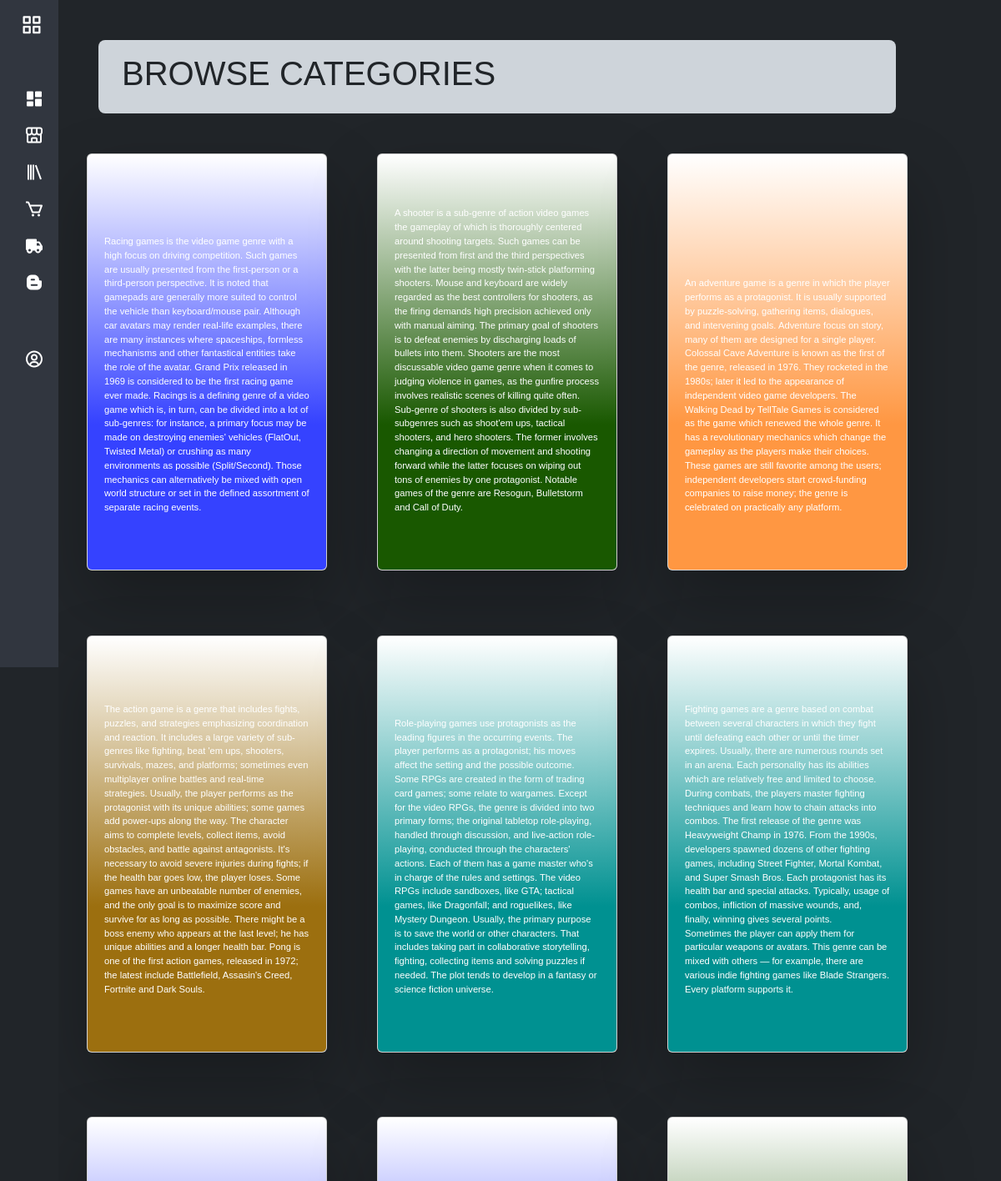
The page /user/categories.php (signed in, upper part) on the database its author committed.
### tables this page shows
CREATE TABLE `tbl_categories` (
  `id` int(11) NOT NULL,
  `category_name` varchar(100) NOT NULL,
  `background_image` text NOT NULL,
  `description` text NOT NULL
);

### classes/dbh.php (called while the page is built, shortened)
<?php
class Dbh {
	protected function connect() {
		try {
			$servername = 'localhost';
			$username = 'root';
			$password = '';
			$db_name = 'gamespace';
			$this->dbh = new PDO("mysql:host=$servername;dbname=$db_name", $username, $password);
			return $this->dbh;
		} catch (Exception $e) {
			echo "ERROR: $e";
		}
	}
}

### classes/model/userModel.php (called while the page is built, shortened)
<?php
class User extends Dbh
{
	private function executeQuery($stmt, ...$values)
	{
		if (!$stmt->execute($values)) {
			header("location: ../index.php?error=SomethingWentWrong");
			exit();
		}
		$results = $stmt->fetchAll(PDO::FETCH_ASSOC);
		return $results;
	}
	protected function getCategories()
	{
		$sql = "SELECT * FROM tbl_categories";
		$stmt = $this->connect()->prepare($sql);
		return $this->executeQuery($stmt);
	}
}

### classes/view/userView.php (called while the page is built, shortened)
<?php
class UserView extends User
{
	public function fetchCategories()
	{
		$data = $this->getCategories();
		return $data;
	}
}

### user/categories.php (the view, shortened to what this page needs)
<?php
include "../classes/dbh.php";
include "../classes/model/userModel.php";
include "../classes/view/userView.php";
include "partials/sidebar.php";
$userView = new UserView();
$category_data = $userView->fetchCategories();
?>
<section class="home-section">
    <nav class="navbar bg-dark-subtle rounded-3 m-5 p-3">
        <div class="container-fluid">
            <h1 class="text-start text-uppercase col-lg-8 col-sm-10" id="header_title">Browse Categories</h1>
        </div>
    </nav>
    <div class="category__wrapper container">
        <?php foreach ($category_data as $category) : ?>
            <div class="card card<?= rand(1, 8) ?>" style="width: 18rem;">
                <div class="poster">
                </div>
                <a href="games.php?category=<?= "{$category['category_name']}" ?>">
                    <div class="details">
                        <div><?= $category['description'] ?></div>
                    </div>
                </a>
            </div>
        <?php endforeach ?>
    </div>
</section>
<?php include "partials/footer.php"; ?>

### css/sidebar-footer.css (style rules this page uses)
a { text-decoration: none; }
h1 { font-weight: 600; font-size: 1.5rem; }
body { font-family: "Poppins", sans-serif; }

### css/page_1_&_2_&_5.css (style rules this page uses)
:root { --color-default: #31363F; --color-second: #222831; --color-white: #fff; --color-body: #e4e9f7; --color-light: #e0e0e0; }

### css/page3.css (style rules this page uses)
:root { --color-default: #31363F; --color-second: #222831; --color-white: #fff; --color-body: #e4e9f7; --color-light: #e0e0e0; }
* { font-family: 'PT Sans', sans-serif; margin: 0; padding: 0; box-sizing: border-box; }
.home-section { top: 0; left: 40px; width: calc(100% - 78px); transition: all .5s ease; z-index: 2; }
.category__wrapper { display: flex; flex-wrap: wrap; justify-content: space-around; gap: 1rem; }
.card { cursor: pointer; position: relative; width: 25%; height: 500px !important; margin-bottom: 6%; background-color: #4b4b4b; border-radius: 20px; box-shadow: 0 35px 80px rgba(0, 0, 0, 0.25); overflow: hidden; }
.card .poster { position: relative; overflow: hidden; width: 100%; height: 100%; }
.card .poster::before { content: ''; position: absolute; bottom: -180px; width: 100%; height: 100%; transition: 0.5s; background: linear-gradient(0deg, #ff2929 35%, transparent); z-index: 1; }
.card2 .poster::before { background: linear-gradient(0deg, #ff9742 35%, transparent); }
.card4 .poster::before { background: linear-gradient(0deg, #009191 35%, transparent); }
.card5 .poster::before { background: linear-gradient(0deg, #195800 35%, transparent); }
.card7 .poster::before { background: linear-gradient(0deg, #9c6f0f 35%, transparent); }
.card8 .poster::before { background: linear-gradient(0deg, #b8b8b8 35%, transparent); }
.card8 .poster::before { background: linear-gradient(0deg, #3542ff 35%, transparent); }
.card .details { position: absolute; bottom: -500%; left: 0; width: 100%; z-index: 2; color: #fff; transition: bottom 0.5s ease; padding: 20px; box-sizing: border-box; font-size: .7rem; }
.card .details p { margin-top: 10px; }
.poster { position: relative; }
@media screen and (max-width: 1200px) { .category__wrapper { display: flex; transition: all 0.5s ease; } }
@media screen and (max-width: 1200px) { .card { width: 37%; transition: all 0.5s ease; } }
@media (hover: none) { .card .poster::before { bottom: 0; } }
@media (hover: none) { .card .details { bottom: 30px; } }

### rows shown on the page
tbl_categories: description "Racing games is the video game genre with a high focus on driving competition. Such games are usually presented from the first-person or a third-person perspective. It is noted that gamepads are generally more suited to control the vehicle than keyboard/mouse pair. Although car avatars may render real-life examples, there are many instances where spaceships, formless mechanisms and other fantastical entities take the role of the avatar. Grand Prix released in 1969 is considered to be the first racing game ever made. Racings is a defining genre of a video game which is, in turn, can be divided into a lot of sub-genres: for instance, a primary focus may be made on destroying enemies' vehicles…"
tbl_categories: description "A shooter is a sub-genre of action video games the gameplay of which is thoroughly centered around shooting targets. Such games can be presented from first and the third perspectives with the latter being mostly twin-stick platforming shooters. Mouse and keyboard are widely regarded as the best controllers for shooters, as the firing demands high precision achieved only with manual aiming. The primary goal of shooters is to defeat enemies by discharging loads of bullets into them. Shooters are the most discussable video game genre when it comes to judging violence in games, as the gunfire process involves realistic scenes of killing quite often. Sub-genre of shooters is also divided by…"
tbl_categories: description "An adventure game is a genre in which the player performs as a protagonist. It is usually supported by puzzle-solving, gathering items, dialogues, and intervening goals. Adventure focus on story, many of them are designed for a single player. Colossal Cave Adventure is known as the first of the genre, released in 1976. They rocketed in the 1980s; later it led to the appearance of independent video game developers. The Walking Dead by TellTale Games is considered as the game which renewed the whole genre. It has a revolutionary mechanics which change the gameplay as the players make their choices. These games are still favorite among the users; independent developers start crowd-funding…"
tbl_categories: description "The action game is a genre that includes fights, puzzles, and strategies emphasizing coordination and reaction. It includes a large variety of sub-genres like fighting, beat 'em ups, shooters, survivals, mazes, and platforms; sometimes even multiplayer online battles and real-time strategies. Usually, the player performs as the protagonist with its unique abilities; some games add power-ups along the way. The character aims to complete levels, collect items, avoid obstacles, and battle against antagonists. It's necessary to avoid severe injuries during fights; if the health bar goes low, the player loses. Some games have an unbeatable number of enemies, and the only goal is to maximize…"
tbl_categories: description "Role-playing games use protagonists as the leading figures in the occurring events. The player performs as a protagonist; his moves affect the setting and the possible outcome. Some RPGs are created in the form of trading card games; some relate to wargames. Except for the video RPGs, the genre is divided into two primary forms; the original tabletop role-playing, handled through discussion, and live-action role-playing, conducted through the characters' actions. Each of them has a game master who's in charge of the rules and settings. The video RPGs include sandboxes, like GTA; tactical games, like Dragonfall; and roguelikes, like Mystery Dungeon. Usually, the primary purpose is to save…"
tbl_categories: description "Fighting games are a genre based on combat between several characters in which they fight until defeating each other or until the timer expires. Usually, there are numerous rounds set in an arena. Each personality has its abilities which are relatively free and limited to choose. During combats, the players master fighting techniques and learn how to chain attacks into combos. The first release of the genre was Heavyweight Champ in 1976. From the 1990s, developers spawned dozens of other fighting games, including Street Fighter, Mortal Kombat, and Super Smash Bros. Each protagonist has its health bar and special attacks. Typically, usage of combos, infliction of massive wounds, and,…"
